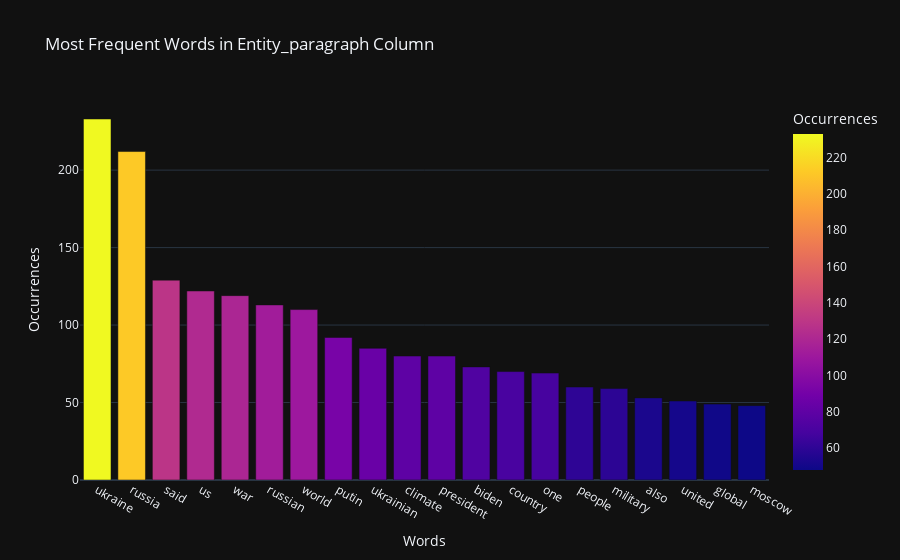

This figure's notebook cell:
### Code cell
# Plot the most frequent words in the entity_paragraph column after stopword removal
plot_most_frequent_words(df, 'entity_paragraph', top_n=20)

### Figure 1 — Plotly figure (JSON) as saved in the notebook; plotly's stock layout.template omitted (floating-point values rounded to 4 significant figures)
{"data": [{"alignmentgroup": "True", "hovertemplate": "Words=%{x}<br>Occurrences=%{marker.color}<extra></extra>", "legendgroup": "", "marker": {"color": [233, 212, 129, 122, 119, 113, 110, 92, 85, 80, 80, 73, 70, 69, 60, 59, 53, 51, 49, 48], "coloraxis": "coloraxis", "pattern": {"shape": ""}}, "name": "", "offsetgroup": "", "orientation": "v", "showlegend": false, "textposition": "auto", "type": "bar", "x": ["ukraine", "russia", "said", "us", "war", "russian", "world", "putin", "ukrainian", "climate", "president", "biden", "country", "one", "people", "military", "also", "united", "global", "moscow"], "xaxis": "x", "y": [233, 212, 129, 122, 119, 113, 110, 92, 85, 80, 80, 73, 70, 69, 60, 59, 53, 51, 49, 48], "yaxis": "y"}], "layout": {"barmode": "relative", "coloraxis": {"colorbar": {"title": {"text": "Occurrences"}}, "colorscale": [[0, "#0d0887"], [0.1111, "#46039f"], [0.2222, "#7201a8"], [0.3333, "#9c179e"], [0.4444, "#bd3786"], [0.5556, "#d8576b"], [0.6667, "#ed7953"], [0.7778, "#fb9f3a"], [0.8889, "#fdca26"], [1, "#f0f921"]]}, "legend": {"tracegroupgap": 0}, "title": {"text": "Most Frequent Words in Entity_paragraph Column"}, "xaxis": {"anchor": "y", "domain": [0, 1], "title": {"text": "Words"}}, "yaxis": {"anchor": "x", "domain": [0, 1], "title": {"text": "Occurrences"}}}}
